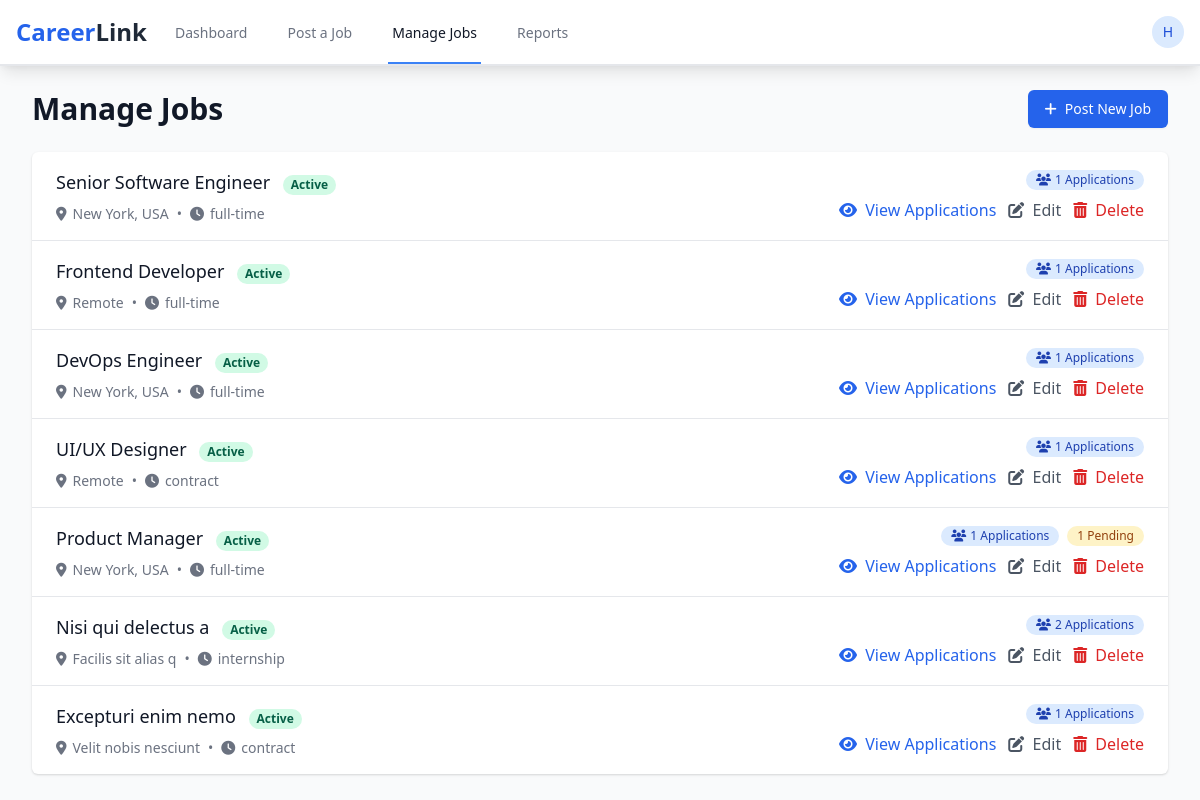
The page /manage_jobs.php (signed in) on the database its author committed.
### tables this page shows
CREATE TABLE `jobs` (
  `id` int(11) NOT NULL,
  `employer_id` int(11) NOT NULL,
  `company_name` varchar(100) DEFAULT NULL,
  `title` varchar(255) NOT NULL,
  `description` text NOT NULL,
  `requirements` text DEFAULT NULL,
  `location` varchar(255) DEFAULT NULL,
  `job_type` enum('full-time','part-time','contract','internship') NOT NULL,
  `salary_range` varchar(100) DEFAULT NULL,
  `posted_date` timestamp NOT NULL DEFAULT current_timestamp(),
  `deadline_date` date DEFAULT NULL,
  `status` enum('active','closed','draft') DEFAULT 'active',
  `created_at` timestamp NOT NULL DEFAULT current_timestamp()
);

### manage_jobs.php (the view, shortened to what this page needs)
<?php
require_once 'includes/header.php';
$db_host = 'localhost';
$db_user = 'root';
$db_pass = '';
$db_name = 'career_link';
$conn = mysqli_connect($db_host, $db_user, $db_pass, $db_name);
$query = "SELECT j.*,
          COUNT(ja.id) as application_count,
          (SELECT COUNT(*) FROM job_applications
           WHERE job_id = j.id AND status = 'pending') as pending_count
          FROM jobs j
          LEFT JOIN job_applications ja ON j.id = ja.job_id
          WHERE j.employer_id = ?
          GROUP BY j.id
          ORDER BY j.posted_date DESC";
$stmt = mysqli_prepare($conn, $query);
mysqli_stmt_bind_param($stmt, "i", $_SESSION['user_id']);
mysqli_stmt_execute($stmt);
$result = mysqli_stmt_get_result($stmt);
$jobs = mysqli_fetch_all($result, MYSQLI_ASSOC);
?>
<!DOCTYPE html>
<html lang="en">
<head>
    <link href="https://cdn.jsdelivr.net/npm/tailwindcss@2.2.19/dist/tailwind.min.css" rel="stylesheet">
    <link rel="stylesheet" href="https://cdnjs.cloudflare.com/ajax/libs/font-awesome/6.4.2/css/all.min.css">
</head>
<body class="bg-gray-50">
    <nav class="bg-white shadow-lg border-b border-gray-200">
    </nav>
    <div class="max-w-7xl mx-auto py-6 sm:px-6 lg:px-8">
        <div class="md:flex md:items-center md:justify-between mb-6">
            <div class="flex-1 min-w-0">
                <h2 class="text-2xl font-bold leading-7 text-gray-900 sm:text-3xl sm:truncate">
                    Manage Jobs
                </h2>
            </div>
            <div class="mt-4 flex md:mt-0 md:ml-4">
                <a href="post_job.php" class="ml-3 inline-flex items-center px-4 py-2 border border-transparent rounded-md shadow-sm text-sm font-medium text-white bg-blue-600 hover:bg-blue-700 focus:outline-none focus:ring-2 focus:ring-offset-2 focus:ring-blue-500">
                    <i class="fas fa-plus mr-2"></i>
                    Post New Job
                </a>
            </div>
        </div>
        <div class="bg-white shadow overflow-hidden sm:rounded-md">
            <ul class="divide-y divide-gray-200">
                <?php foreach ($jobs as $job): ?>
                    <li>
                        <div class="px-4 py-4 sm:px-6">
                            <div class="flex items-center justify-between">
                                <div class="flex-1">
                                    <h3 class="text-lg font-medium text-gray-900">
                                        <?php echo htmlspecialchars($job['title']); ?>
                                        <span class="ml-2 px-2 inline-flex text-xs leading-5 font-semibold rounded-full
                                            <?php echo $job['status'] == 'active' ? 'bg-green-100 text-green-800' :
                                                    ($job['status'] == 'draft' ? 'bg-gray-100 text-gray-800' :
                                                    'bg-red-100 text-red-800'); ?>">
                                            <?php echo ucfirst($job['status']); ?>
                                        </span>
                                    </h3>
                                    <div class="mt-2 flex items-center text-sm text-gray-500">
                                        <i class="fas fa-map-marker-alt mr-1.5"></i>
                                        <?php echo htmlspecialchars($job['location']); ?>
                                        <span class="mx-2">•</span>
                                        <i class="fas fa-clock mr-1.5"></i>
                                        <?php echo $job['job_type']; ?>
                                    </div>
                                </div>
                                <div class="flex flex-col items-end">
                                    <div class="flex space-x-2 mb-2">
                                        <span class="inline-flex items-center px-2.5 py-0.5 rounded-full text-xs font-medium bg-blue-100 text-blue-800">
                                            <i class="fas fa-users mr-1"></i>
                                            <?php echo $job['application_count']; ?> Applications
                                        </span>
                                        <?php if ($job['pending_count'] > 0): ?>
                                            <span class="inline-flex items-center px-2.5 py-0.5 rounded-full text-xs font-medium bg-yellow-100 text-yellow-800">
                                                <?php echo $job['pending_count']; ?> Pending
                                            </span>
                                        <?php endif; ?>
                                    </div>
                                    <div class="flex space-x-3">
                                        <a href="view_applications.php?job_id=<?php echo $job['id']; ?>"
                                           class="text-blue-600 hover:text-blue-900">
                                            <i class="fas fa-eye mr-1"></i> View Applications
                                        </a>
                                        <a href="edit_job.php?id=<?php echo $job['id']; ?>"
                                           class="text-gray-600 hover:text-gray-900">
                                            <i class="fas fa-edit mr-1"></i> Edit
                                        </a>
                                        <button onclick="confirmDelete(<?php echo $job['id']; ?>)"
                                                class="text-red-600 hover:text-red-900">
                                            <i class="fas fa-trash-alt mr-1"></i> Delete
                                        </button>
                                    </div>
                                </div>
                            </div>
                        </div>
                    </li>
                <?php endforeach; ?>
            </ul>
        </div>
    </div>
</body>
</html>

### rows shown on the page
jobs: title "Senior Software Engineer", status "Active", location "New York, USA", job_type "full-time", application_count "1"
jobs: title "Frontend Developer", status "Active", location "Remote", job_type "full-time", application_count "1"
jobs: title "DevOps Engineer", status "Active", location "New York, USA", job_type "full-time", application_count "1"
jobs: title "UI/UX Designer", status "Active", location "Remote", job_type "contract", application_count "1"
jobs: title "Product Manager", status "Active", location "New York, USA", job_type "full-time", application_count "1", pending_count "1"
jobs: title "Nisi qui delectus a", status "Active", location "Facilis sit alias q", job_type "internship", application_count "2"
jobs: title "Excepturi enim nemo", status "Active", location "Velit nobis nesciunt", job_type "contract", application_count "1"

### other values the page prints
substr($_SESSION['username'], 0, 1) "H"
